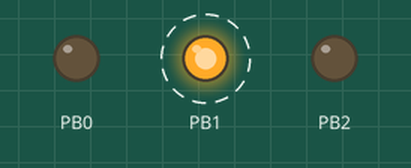
The program below on a simulated ATmega32, built with avr-gcc and emulated at 8 MHz. Shown: output pins drawn as LEDs (lit = HIGH). Dashed ring = blinking.

Above: at 0.2 s.
At 4.0 s:
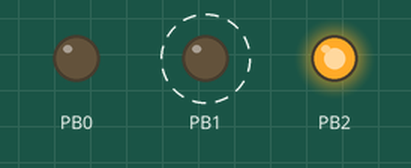
Timing chart, 0 to 6.9 s (numbered marks = the images above):
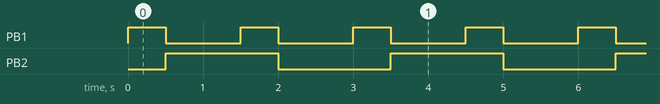

The program:

main.c
```c
/*
 * LedProgramm.c
 *
 * Created: 22.08.2022 13:54:44
 * Author : JoachimWagner
 */

#define F_CPU 8000000UL
#include <avr/io.h>
#include <util/delay.h>


int main(void)
{
    DDRB |= (1 << DDB0) | (1 << DDB1) | (1 << DDB2);
	PORTB |= (1 << PB1);

    while (1)
    {

		// Gelb
		PORTB |= (1 << PB1);
		_delay_ms(500);

		// Alle aus
		PORTB &= 11111000;

		// Rot
		PORTB |= (1 << PB2);
		_delay_ms(1000);


		// ROT Gelb
		PORTB |= (1 << PB1);
		_delay_ms(500);


		// Alle aus
		PORTB &= 11111000;

		PORTB &= ~(1 << PB0);
		_delay_ms(1000);

		// Alle aus
		PORTB &= 11111000;
    }
}
```

Measured:
- by itself, PB1: alternates HIGH for 0.50 s and LOW for 1.0 s
- by itself, PB2: alternates HIGH for 1.5 s and LOW for 1.5 s
- by itself, everything shown: repeats every 3.0 s, in 4 steps
